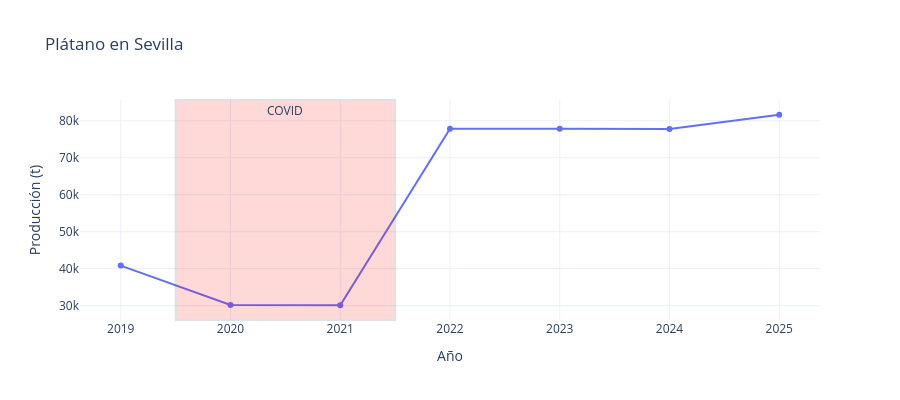

The notebook cell saved with this chart:
### Markdown cell above
## Paso 8 — Caso de estudio: Plátano en Sevilla

### Code cell
# ===== Celda 8: caso Plátano/Sevilla =====
mask_cult = df[col_cult].map(normalizar).str.contains('platano', na=False)
mask_muni = df[col_muni].map(normalizar).str.contains('sevilla', na=False)
serie = df[mask_cult & mask_muni].sort_values([col_ano, 'semestre'], na_position='first')

print(f"Registros: {len(serie)} | tipo_periodo: {serie['tipo_periodo'].unique().tolist()}")
cols_ver = [col_ano, 'Periodo', col_muni, col_cult, col_prod] + \
           ([col_area] if col_area else []) + ([col_rend] if col_rend else [])
display(serie[cols_ver])

if len(serie):
    fig = px.line(serie, x=col_ano, y=col_prod, markers=True,
                  title=f"{serie[col_cult].iloc[0]} en {serie[col_muni].iloc[0]}",
                  labels={col_prod: 'Producción (t)'})
    fig.add_vrect(x0=ANOS_CHOQUE[0]-0.5, x1=ANOS_CHOQUE[-1]+0.5, fillcolor='red', opacity=0.15,
                  annotation_text='COVID', annotation_position='top')
    fig.update_layout(template='plotly_white', height=400)
    fig.show()

### Figure 1 — Plotly figure (JSON) as saved in the notebook; plotly's stock layout.template omitted (floating-point values rounded to 4 significant figures)
{"data": [{"hovertemplate": "Año=%{x}<br>Producción (t)=%{y}<extra></extra>", "legendgroup": "", "line": {"color": "#636efa", "dash": "solid"}, "marker": {"symbol": "circle"}, "mode": "lines+markers", "name": "", "orientation": "v", "showlegend": false, "type": "scatter", "x": [2019, 2020, 2021, 2022, 2023, 2024, 2025], "xaxis": "x", "y": [40830.0, 30200.0, 30100.0, 77830.0, 77850.0, 77800.0, 81630.0], "yaxis": "y"}], "layout": {"annotations": [{"showarrow": false, "text": "COVID", "x": 2020.0, "xanchor": "center", "xref": "x", "y": 1, "yanchor": "top", "yref": "y domain"}], "height": 400, "legend": {"tracegroupgap": 0}, "shapes": [{"fillcolor": "red", "opacity": 0.15, "type": "rect", "x0": 2020.0, "x1": 2022.0, "xref": "x", "y0": 0, "y1": 1, "yref": "y domain"}], "title": {"text": "Plátano en Sevilla"}, "xaxis": {"anchor": "y", "domain": [0, 1], "title": {"text": "Año"}}, "yaxis": {"anchor": "x", "domain": [0, 1], "title": {"text": "Producción (t)"}}}}
